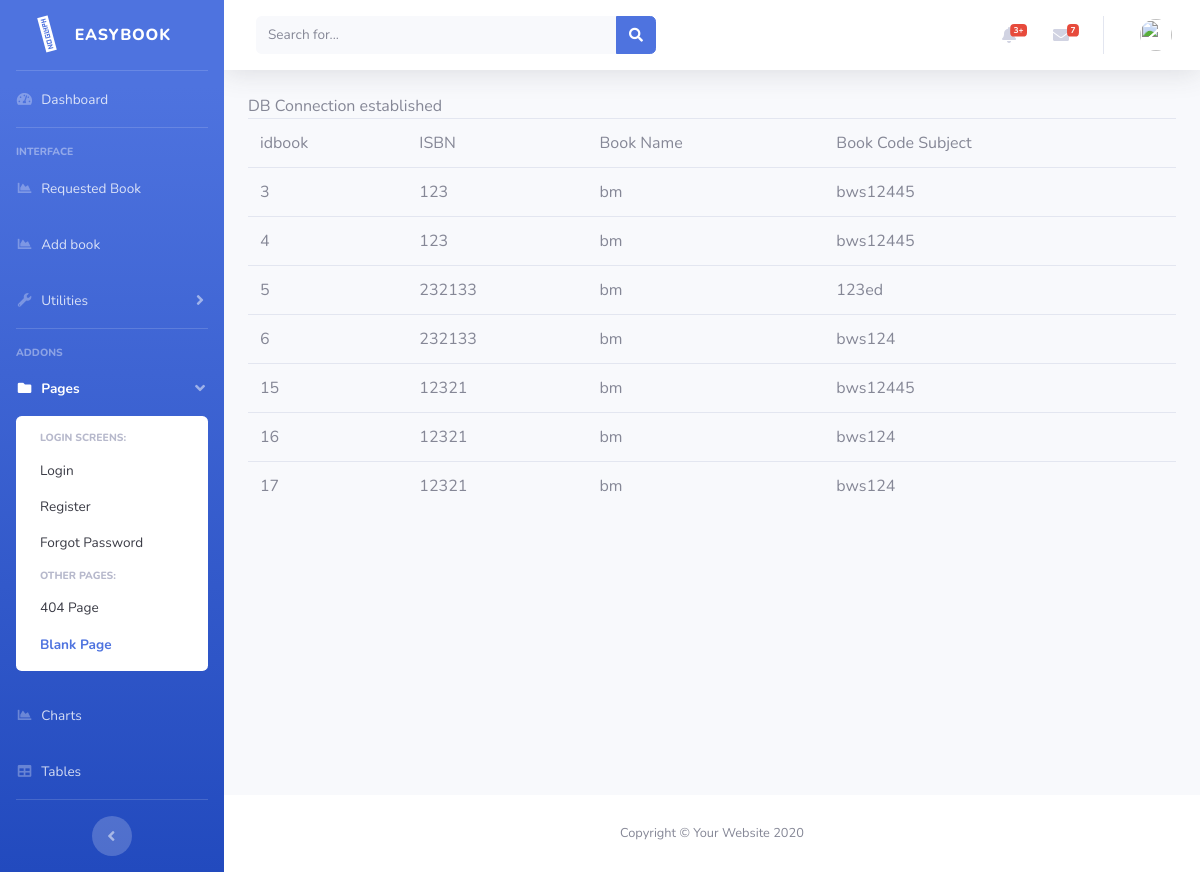
The page /searchactivity.php?katakunci=bm on the database as committed earlier.
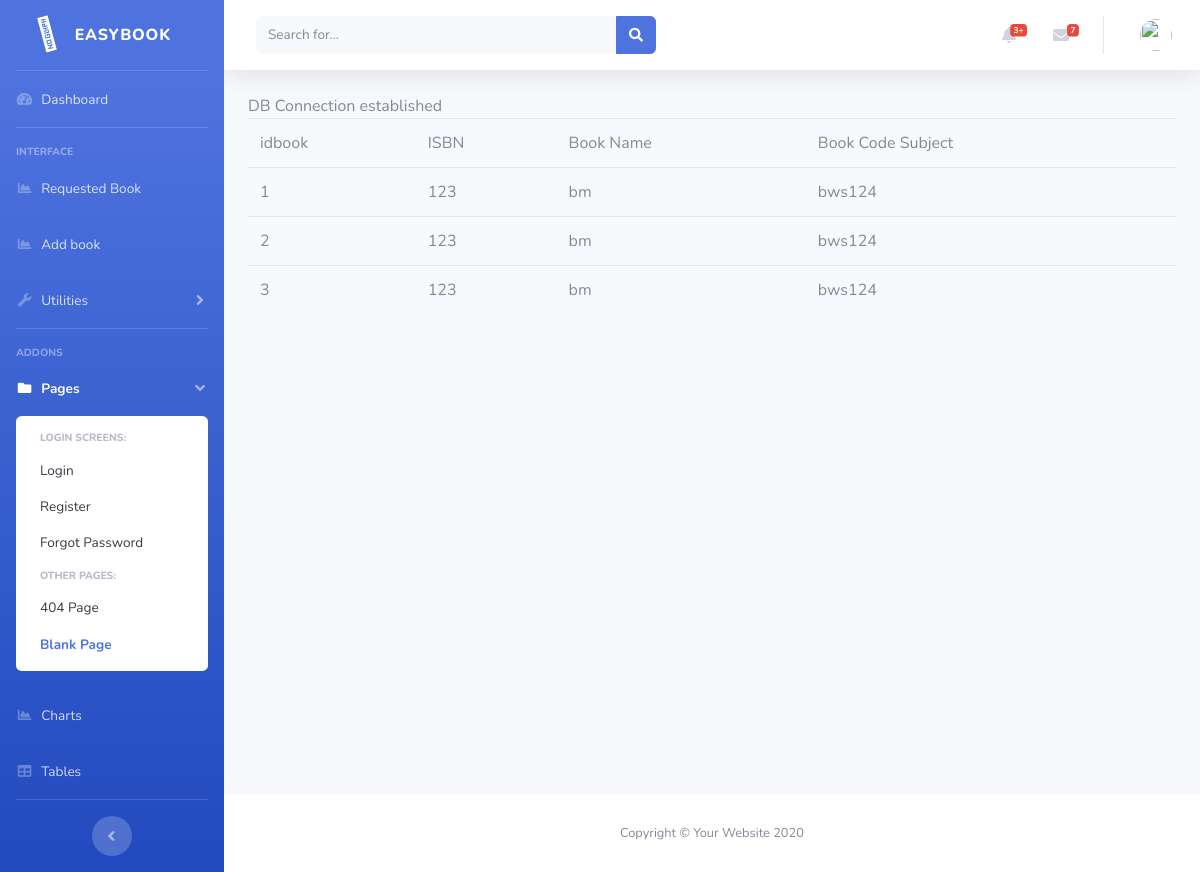
The same page on the database as committed later.
### tables this page shows
CREATE TABLE IF NOT EXISTS `orderbook` (
  `idbook` int(11) NOT NULL AUTO_INCREMENT,
  `status` varchar(50) NOT NULL DEFAULT '0',
  `ownerid` int(11) NOT NULL DEFAULT '0',
  `isbn` varchar(50) DEFAULT NULL,
  `bookname` varchar(50) DEFAULT NULL,
  `bookcodesubject` varchar(50) DEFAULT NULL,
  `bookcover` varchar(225) DEFAULT NULL,
  PRIMARY KEY (`idbook`)
);

### searchactivity.php (the view, shortened to what this page needs)
<?php
include "header.template.php";
if (isset($_GET['katakunci'])){
	$key=$_GET['katakunci'];
}else{
	$key="";
}
$sql="SELECT idbook,isbn,bookname,bookcodesubject
	FROM orderbook
	WHERE bookname
	 LIKE '%$key%' ";
include "dbconnect.php";
$rs=mysqli_query($conn, $sql);
if(mysqli_num_rows($rs)==0){
	echo "No record found";
}else{
?>
<table class="table">
	<tr>
		<td>idbook</td>
		<td>ISBN</td>
		<td>Book Name</td>
		<td>Book Code Subject</td>
	</tr>
	<?php
		while($rec=mysqli_fetch_array($rs)){
			echo "<tr><td>";
			echo $rec['idbook'];
			echo "</td>";
			echo "<td>".$rec['isbn']."</td>";
			echo "<td>".$rec['bookname']."</td>";
			echo "<td>".$rec['bookcodesubject']."</td>";
			echo "</tr>";
		}
	?>
</table>
<?php
}
include "footer.template.php";
?>

### header.template.php (shortened to what this page needs)
<!DOCTYPE html>
<html lang="en">
<head>
  <link href="vendor/fontawesome-free/css/all.min.css" rel="stylesheet" type="text/css">
  <link href="css/sb-admin-2.min.css" rel="stylesheet">
  <link href="vendor/datatables/dataTables.bootstrap4.min.css" rel="stylesheet">
</head>
<body id="page-top">
  <div id="wrapper">
    <ul class="navbar-nav bg-gradient-primary sidebar sidebar-dark accordion" id="accordionSidebar">
      <a class="sidebar-brand d-flex align-items-center justify-content-center" href="dashmain.php">
        <div class="sidebar-brand-icon rotate-n-15">
          <i class="fad fa-book-reader"></i>
        </div>
        <div class="sidebar-brand-text mx-3">Easybook </div>
      </a>
      <hr class="sidebar-divider my-0">
      <li class="nav-item">
        <a class="nav-link" href="admindashboard.php">
          <i class="fas fa-fw fa-tachometer-alt"></i>
          <span>Dashboard</span></a>
      </li>
      <hr class="sidebar-divider">
      <div class="sidebar-heading">
        Interface
      </div>
      <li class="nav-item">
        <a class="nav-link" href="approve.php">
          <i class="fas fa-fw fa-chart-area"></i>
          <span>Requested Book</span></a>
      </li>
      <li class="nav-item">
        <a class="nav-link" href="insertactivity.php">
          <i class="fas fa-fw fa-chart-area"></i>
          <span>Add book</span></a>
      </li>
      <li class="nav-item">
        <a class="nav-link collapsed" href="#" data-toggle="collapse" data-target="#collapseUtilities" aria-expanded="true" aria-controls="collapseUtilities">
          <i class="fas fa-fw fa-wrench"></i>
          <span>Utilities</span>
        </a>
      </li>
      <hr class="sidebar-divider">
      <div class="sidebar-heading">
        Addons
      </div>
      <li class="nav-item active">
        <a class="nav-link" href="#" data-toggle="collapse" data-target="#collapsePages" aria-expanded="true" aria-controls="collapsePages">
          <i class="fas fa-fw fa-folder"></i>
          <span>Pages</span>
        </a>
        <div id="collapsePages" class="collapse show" aria-labelledby="headingPages" data-parent="#accordionSidebar">
          <div class="bg-white py-2 collapse-inner rounded">
            <h6 class="collapse-header">Login Screens:</h6>
            <a class="collapse-item" href="login.php">Login</a>
            <a class="collapse-item" href="register.html">Register</a>
            <a class="collapse-item" href="forgot-password.html">Forgot Password</a>
            <h6 class="collapse-header">Other Pages:</h6>
            <a class="collapse-item" href="404.html">404 Page</a>
            <a class="collapse-item active" href="blank.html">Blank Page</a>
          </div>
        </div>
      </li>
      <li class="nav-item">
        <a class="nav-link" href="charts.html">
          <i class="fas fa-fw fa-chart-area"></i>
          <span>Charts</span></a>
      </li>
      <li class="nav-item">
        <a class="nav-link" href="tables.html">
          <i class="fas fa-fw fa-table"></i>
          <span>Tables</span></a>
      </li>
      <hr class="sidebar-divider d-none d-md-block">
      <div class="text-center d-none d-md-inline">
        <button class="rounded-circle border-0" id="sidebarToggle"></button>
      </div>
    </ul>
    <div id="content-wrapper" class="d-flex flex-column">
      <div id="content">
        <nav class="navbar navbar-expand navbar-light bg-white topbar mb-4 static-top shadow">
          <form class="d-none d-sm-inline-block form-inline mr-auto ml-md-3 my-2 my-md-0 mw-100 navbar-search" method="get"
          action="searchactivity.php">
            <div class="input-group">
              <input name="katakunci" type="text" class="form-control bg-light border-0 small" placeholder="Search for..." aria-label="Search" aria-describedby="basic-addon2">
              <div class="input-group-append">
                <button class="btn btn-primary" type="submit">
                  <i class="fas fa-search fa-sm"></i>
                </button>
              </div>
            </div>
          </form>
          <ul class="navbar-nav ml-auto">
            <li class="nav-item dropdown no-arrow mx-1">
              <a class="nav-link dropdown-toggle" href="#" id="alertsDropdown" role="button" data-toggle="dropdown" aria-haspopup="true" aria-expanded="false">
                <i class="fas fa-bell fa-fw"></i>
                <span class="badge badge-danger badge-counter">3+</span>
              </a>
            </li>
            <li class="nav-item dropdown no-arrow mx-1">
              <a class="nav-link dropdown-toggle" href="#" id="messagesDropdown" role="button" data-toggle="dropdown" aria-haspopup="true" aria-expanded="false">
                <i class="fas fa-envelope fa-fw"></i>
                <span class="badge badge-danger badge-counter">7</span>
              </a>
            </li>
            <li class="nav-item dropdown no-arrow">
              <a class="nav-link dropdown-toggle" href="#" id="userDropdown" role="button" data-toggle="dropdown" aria-haspopup="true" aria-expanded="false">
                <img class="img-profile rounded-circle" src="https://source.unsplash.com/QAB-WJcbgJk/60x60">
              </a>
            </li>
          </ul>
        </nav>
        <div class="container-fluid">

### dbconnect.php
<?php
   $servername="localhost";
   $username="root";
   $password="";
   $dbname="newsystem";
   $conn=mysqli_connect($servername,
                        $username,
                        $password,
                        $dbname);
    if (!$conn){
        die ("DB Connection failed<br>");
        }
        else{
            echo "DB Connection established
            <br>";
            }
        ?>

### footer.template.php (shortened to what this page needs)
        </div>
      </div>
      <footer class="sticky-footer bg-white">
        <div class="container my-auto">
          <div class="copyright text-center my-auto">
            <span>Copyright &copy; Your Website 2020</span>
          </div>
        </div>
      </footer>
    </div>
  </div>
</body>
</html>

Rows that differ between the two databases and show on the page:
no longer on this page (row edited): orderbook: idbook "4", isbn "123", bookname "bm", bookcodesubject "bws12445"
no longer on this page (row edited): orderbook: idbook "5", isbn "232133", bookname "bm", bookcodesubject "123ed"
removed orderbook: idbook "6", isbn "232133", bookname "bm", bookcodesubject "bws124"
removed orderbook: idbook "15", isbn "12321", bookname "bm", bookcodesubject "bws12445"
removed orderbook: idbook "16", isbn "12321", bookname "bm", bookcodesubject "bws124"
removed orderbook: idbook "17", isbn "12321", bookname "bm", bookcodesubject "bws124"
now on this page (row edited): orderbook: idbook "1", isbn "123", bookname "bm", bookcodesubject "bws124"
now on this page (row edited): orderbook: idbook "2", isbn "123", bookname "bm", bookcodesubject "bws124"
changed orderbook id 3: bookcodesubject "bws12445" → "bws124"
